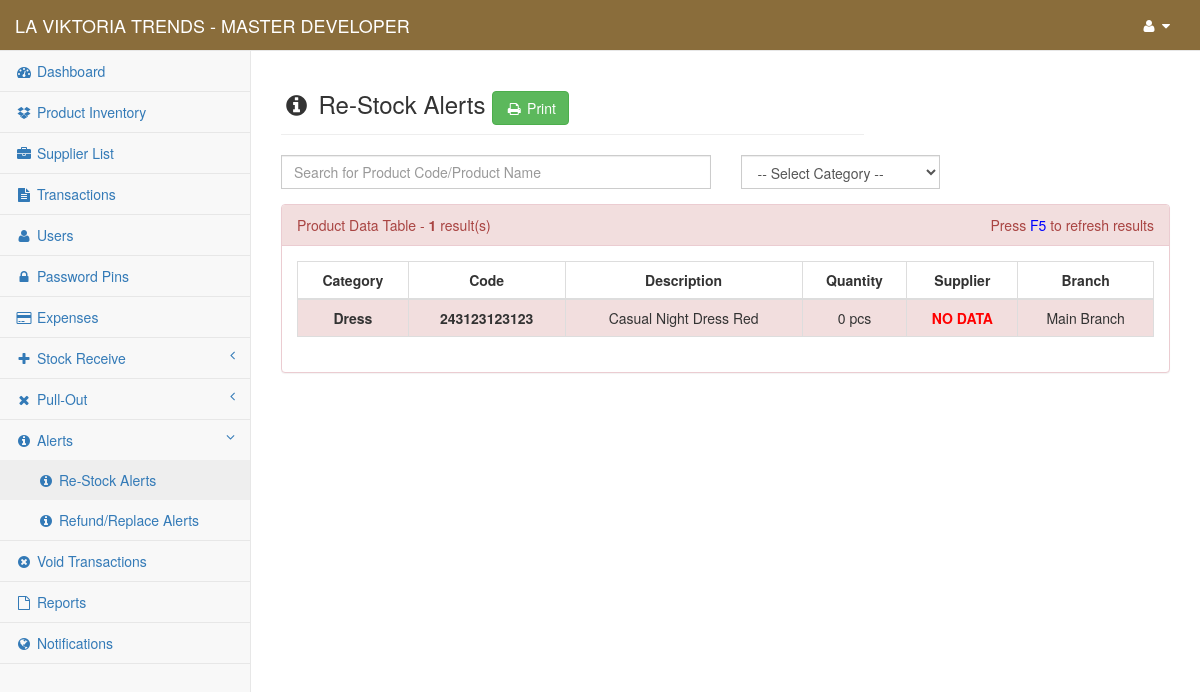
/content/admin/restock_alerts (signed in), run on the app's committed database.
### tables this page shows
CREATE TABLE `gy_my_project` (
  `gy_project` int(1) NOT NULL,
  `gy_project_name` text NOT NULL,
  `gy_project_address` text NOT NULL,
  `gy_system_title` text NOT NULL,
  `gy_year_origin` datetime NOT NULL
);

CREATE TABLE `gy_user` (
  `gy_user_id` int(10) NOT NULL,
  `gy_user_code` varchar(8) NOT NULL,
  `gy_full_name` varchar(255) NOT NULL,
  `gy_username` varchar(50) NOT NULL,
  `gy_password` varchar(100) NOT NULL,
  `gy_user_type` int(5) NOT NULL,
  `gy_user_status` int(1) NOT NULL,
  `gy_branch_id` int(11) NOT NULL
);

CREATE TABLE `gy_products` (
  `gy_product_id` int(11) NOT NULL,
  `gy_product_code` varchar(30) NOT NULL,
  `gy_convert_item_code` varchar(30) NOT NULL,
  `gy_convert_value` double NOT NULL,
  `gy_supplier_code` text NOT NULL,
  `gy_product_name` text NOT NULL,
  `gy_product_cat` varchar(100) NOT NULL,
  `gy_product_color` varchar(20) NOT NULL,
  `gy_product_image` text NOT NULL,
  `gy_product_desc` text NOT NULL,
  `gy_product_unit` text NOT NULL,
  `gy_product_price_cap` double NOT NULL,
  `gy_product_price_srp` double NOT NULL,
  `gy_product_quantity` double NOT NULL,
  `gy_product_discount_per` double NOT NULL,
  `gy_product_restock_limit` int(11) NOT NULL,
  `gy_product_date_restock` datetime NOT NULL,
  `gy_product_date_reg` datetime NOT NULL,
  `gy_product_update_date` datetime NOT NULL,
  `gy_added_by` int(11) NOT NULL,
  `gy_update_code` text NOT NULL,
  `gy_branch_id` int(11) NOT NULL
);

CREATE TABLE `gy_branch` (
  `gy_branch_id` int(11) NOT NULL,
  `gy_branch_name` text NOT NULL
);

### conf/my_project.php (called while the page is built, shortened)
<?php
	include 'conn.php';
	$find_my_data=$link->query("Select * From `gy_my_project` Where `gy_project`='1'");
	$my_project_detail=$find_my_data->fetch_array();
	$my_project_name = $my_project_detail['gy_project_name'];
?>

### content/admin/session.php (called while the page is built, shortened)
<?php
    $user_id = $_SESSION['fus_user_id'];
    $identify_user=$link->query("Select * From `gy_user` Where `gy_user_id`='$user_id'");
    $row=$identify_user->fetch_array();
    $user_info = $row['gy_full_name'];
?>

### content/admin/my_pagination.php (called while the page is built, shortened)
<?php
        $page_rows = $my_num_rows;
        $pagenum = 1;
        $limit = 'LIMIT ' .($pagenum - 1) * $page_rows .',' .$page_rows;
        $sql = $query_three." $limit";
        $query = mysqli_query($link, $sql);
?>

### conf/function.php (called while the page is built, shortened)
<?php
    function get_branch_name($branch_id){
        include("conn.php");
        $statement=$link->query("SELECT `gy_branch_name` From `gy_branch` Where `gy_branch_id`='$branch_id'");
        $row=$statement->fetch_array();
        $count=$statement->num_rows;
        if ($count > 0) {
            $result = $row['gy_branch_name'];
        }else{
            $result = "All";
        }
        return $result;
    }
?>

### content/admin/restock_alerts.php (the view, shortened to what this page needs)
<?php
    include("../../conf/conn.php");
    include("../../conf/function.php");
    include("session.php");
    include("../../conf/my_project.php");
    $my_project_header_title = "Re-Stock Alerts";
    $query_one = "Select * From `gy_products` Where `gy_product_quantity`<=`gy_product_restock_limit` Order By `gy_product_name` ASC";
    $query_three = "Select * From `gy_products` Where `gy_product_quantity`<=`gy_product_restock_limit` Order By `gy_product_name` ASC ";
    $my_num_rows = 50;
    include 'my_pagination.php';
    $count_results=$link->query($query_one)->num_rows;
?>
<!DOCTYPE html>
<html lang="en">
    <?php include 'head.php'; ?>
<body>
    <div id="wrapper">
        <?php include 'nav.php'; ?>
        <?php include('modal.php');?>
        <div id="page-wrapper">
            <div class="row">
                <div class="col-lg-8">
                    <h3 class="page-header"><i class="fa fa-info-circle fa-fw"></i> <?php echo $my_project_header_title; ?> <a href="print_restock_alerts" onclick="window.open(this.href, 'mywin',
'left=20,top=20,width=1366,height=768,toolbar=1,resizable=0'); return false;"><button type="button" class="btn btn-success" title="click to print restock alerts ..."><i class="fa fa-print fa-fw"></i> Print</button></a></h3>
                </div>
                <div class="col-lg-4">
                </div>
            </div>
            <div class="row">
                <div class="col-md-12">
                    <div class="row">
                        <div class="col-md-6">
                            <div class="form-group">
                                <form method="post" enctype="multipart/form-data" action="redirect_manager">
                                    <input type="text" class="form-control" placeholder="Search for Product Code/Product Name" name="restock_search" style="border-radius: 0px;" autofocus required>
                                </form>
                            </div>
                        </div>
                        <div class="col-md-3">
                            <div class="form-group">
                                <form method="post" id="my_form" enctype="multipart/form-data" action="redirect_manager">
                                    <select class="form-control"  name="restock_search_cat" id="restock_search_cat" style="border-radius: 0px;" required>
                                        <option disabled selected>-- Select Category --</option>
                                    </select>
                                </form>
                            </div>
                        </div>
                    </div>
                    <div class="panel panel-danger">
                        <div class="panel-heading">
                            Product Data Table - <b><?php echo 0+$count_results; ?></b> result(s)
                            <span style="float: right;"> Press <span style="color: blue;">F5</span> to refresh results</span>
                        </div>
                        <div class="panel-body">
                            <div class="table-responsive">
                                <table class="table table-striped table-bordered table-hover">
                                    <thead>
                                        <tr>
                                            <th><center>Category</center></th>
                                            <th><center>Code</center></th>
                                            <th><center>Description</center></th>
                                            <th><center>Quantity</center></th>
                                            <th><center>Supplier</center></th>
                                            <th><center>Branch</center></th>
                                        </tr>
                                    </thead>
                                    <tbody>
                                    <?php
                                        while ($product_row=$query->fetch_array()) {
                                            $my_scode=words($product_row['gy_supplier_code']);
                                            $get_supplier=$link->query("Select * From `gy_supplier` Where `gy_supplier_code`='$my_scode'");
                                            $supplier_row=$get_supplier->fetch_array();
                                            if ($product_row['gy_supplier_code'] == 0) {
                                                $my_supplier_data = "NO DATA";
                                                $my_supplier_color = "red";
                                            }else{
                                                $my_supplier_data = $supplier_row['gy_supplier_name'];
                                                $my_supplier_color = "green";
                                            }
                                    ?>
                                        <tr class="danger">
                                            <td style="font-weight: bold;"><center><?php echo $product_row['gy_product_cat']; ?></center></td>
                                            <td style="font-weight: bold;"><center><?php echo $product_row['gy_product_code']; ?></center></td>
                                            <td><center><?php echo $product_row['gy_product_name']; ?></center></td>
                                            <td><center><?php echo $product_row['gy_product_quantity']." ".$product_row['gy_product_unit']; ?></center></td>
                                            <td style="font-weight: bold; color: <?php echo $my_supplier_color; ?>"><center><?php echo $my_supplier_data; ?></center></td>
                                            <td><center><?php echo get_branch_name($product_row['gy_branch_id']); ?></center></td>
                                        </tr>
                                    <?php } ?>
                                    </tbody>
                                </table>
                            </div>
                        </div>
                    </div>
                </div>
            </div>
            <div class="row">
                <div class="col-md-12">
                    <div class="text-center">
                    </div>
                 </div>
            </div>
        </div>
    </div>
</body>
</html>

### content/admin/nav.php (shortened to what this page needs)
<nav class="navbar navbar-default navbar-static-top" role="navigation" style="margin-bottom: 0; background-color: #8a6d3b; color: #fff;">
    <div class="navbar-header">
        <a class="navbar-brand" href="index"><span style="text-transform: uppercase; color: #fff;"><?php echo $my_project_name; ?> <?php echo $my_project_title; ?> - <?php echo $user_info ?></span></a>
    </div>
    <div class="full-right">
    <ul class="nav navbar-top-links navbar-right">
        <li class="dropdown">
            <a class="dropdown-toggle" data-toggle="dropdown" id="navi" href="#">
                <i class="fa fa-user fa-fw"></i>  <i class="fa fa-caret-down"></i>
            </a>
        </li>
    </ul>
    </div>
        <?php include("side-panel.php"); ?>
</nav>

### content/admin/nav.php (style rules this page uses)
#navi { color: #fff; }

### data on the page
gy_my_project: gy_project_name "LA VIKTORIA TRENDS"
gy_user: gy_full_name "MASTER DEVELOPER"
gy_products: gy_product_cat "Dress", gy_product_code "243123123123", gy_product_name "Casual Night Dress Red", gy_product_quantity "0", gy_product_unit "pcs", gy_supplier_code "NO DATA", gy_branch.gy_branch_name "Main Branch"

### other printed values
$my_project_header_title "Re-Stock Alerts"
0+$count_results "1"
